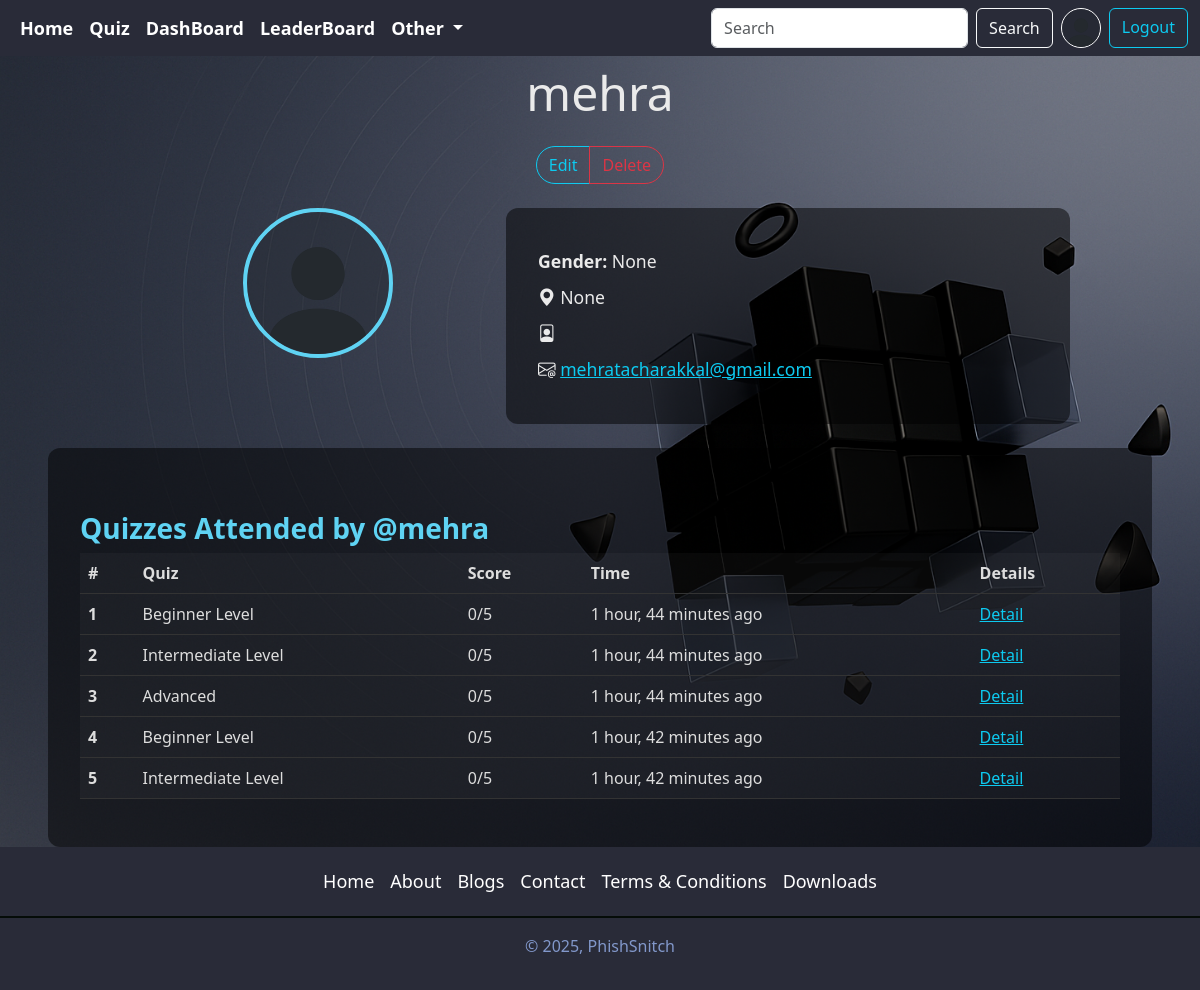
The app's page /user/profile/mehra (signed in) with its own data.
### accounts/models.py (models this page shows, shortened)
class Profile(models.Model):
    user=models.OneToOneField(User, on_delete=models.CASCADE,null=True,verbose_name='User_Object')
    bio=models.TextField(blank=True,null=True)
    profile_image=models.ImageField(upload_to='profile_images',default='userdefault.png',blank=True,null=True,verbose_name='Profile_Pic')
    location=models.CharField(max_length=100,blank=True,null=True)
    GENDER=(
        ('Male','Male'),
        ('Female','Female'),
        ('Other','Other')
    )
    gender=models.CharField(max_length=6,choices=GENDER,blank=True,null=True)
    rank=models.IntegerField(null=True,blank=True,editable=True,default=0)
    total_score = models.IntegerField(default=0)
    @property
    def full_name(self):
        return f"{self.user.first_name} {self.user.last_name}"

### quiz/models.py (models this page shows, shortened)
class QuizSubmission(models.Model):
    user=models.ForeignKey(User,on_delete=models.CASCADE)
    quiz=models.ForeignKey(Quiz,on_delete=models.CASCADE)
    score=models.IntegerField()
    submitted_at=models.DateTimeField(auto_now_add=True)

class Quiz(models.Model):
    MODE_CHOICES = [
        ('PRACTICE', 'Practice (MCQ)'),
        ('TIMED', 'Timed (MCQ)'),
        ('TF', 'True/False'),
        ('SCENARIO', 'Scenario Based'),
    ]
    title = models.CharField(max_length=255)
    description = models.TextField()
    category = models.ForeignKey(Category, on_delete=models.CASCADE)
    quiz_file = models.FileField(upload_to='quiz/')
    created_at = models.DateTimeField(auto_now_add=True)
    mode = models.CharField(max_length=10, choices=MODE_CHOICES, default='PRACTICE')
    uploaded_at = models.DateTimeField(auto_now=True)
    class Meta:
        verbose_name_plural = 'Quizzes'

class Question(models.Model):
    quiz = models.ForeignKey(Quiz, on_delete=models.CASCADE)
    scenario=models.TextField(null=True,blank=True)
    text = models.TextField()

### accounts/views.py (the view)
# urls.py: path('profile/<str:username>',views.userprofile,name='profile'),
@login_required
def userprofile(request,username):
    user_object2=get_object_or_404(User,username=username)
    user_profile2=get_object_or_404(Profile,user=user_object2)
    submissions=QuizSubmission.objects.filter(user=user_object2)
    context={"user_profile2": user_profile2,"submissions":submissions}
    return render(request,'profile.html',context)

### templates/profile.html (shortened to what this page needs)
{% extends 'index.html' %}
{% load static %}
{% block content %}
<div class="w-100 profile-wrapper px-4 px-md-5">
  <h1 class="display-5 text-center mb-4">{{ user_profile2.user.username }}</h1>
  {% if request.user.username == user_profile2.user.username %}
    <div class="text-center mb-4">
      <div class="btn-group">
        <a href="{% url 'edit_profile' %}" class="btn btn-outline-info">Edit</a>
        <a href="{% url 'delete_profile' %}" class="btn btn-outline-danger">Delete</a>
      </div>
    </div>
  {% endif %}
  <div class="row justify-content-center">
    <div class="col-md-4 text-center ">
      <img src="{{ user_profile2.profile_image.url }}" alt="user profile" class="profile-img mb-3">
    </div>
    <div class="col-md-6 card-glass profile-data md-4">
      <p><strong>Gender:</strong> {{ user_profile2.gender }}</p>
      <p><i class="bi bi-geo-alt-fill"></i> {{ user_profile2.location }}</p>
      <p><i class="bi bi-file-person"></i> {{ user_profile2.bio }}</p>
      {% if request.user.is_superuser %}
        <p><i class="bi bi-envelope-at"></i> <a class="text-info" href="mailto:{{ user_profile2.user.email }}">{{ user_profile2.user.email|default:'Email Not Available' }}</a></p>
      {% endif %}
    </div>
  </div>
  <div class="card-glass mt-4">
    <h3 class="section-title">Quizzes Attended by @{{ user_profile2.user.username }}</h3>
    <div class="table-responsive">
      <table class="table table-hover quiz-table">
        <thead>
          <tr>
            <th>#</th>
            <th>Quiz</th>
            <th>Score</th>
            <th>Time</th>
            <th>Details</th>
          </tr>
        </thead>
        <tbody>
          {% for submission in submissions %}
            <tr>
              <th>{{ forloop.counter }}</th>
              <td title="{{ submission.quiz.title }}">{{ submission.quiz.title|truncatewords:8 }}</td>
              <td>{{ submission.score }}/{{ submission.quiz.question_set.all|length }}</td>
              <td>{{ submission.submitted_at|timesince }} ago</td>
              <td><a href="{% url 'quiz_result' submission.id %}" class="text-info">Detail</a></td>
            </tr>
          {% empty %}
            <tr><td colspan="5" class="text-center">No quizzes taken yet.</td></tr>
          {% endfor %}
        </tbody>
      </table>
    </div>
  </div>
</div>
{% endblock content %}

### templates/components/navbar.html (shortened to what this page needs)
{% load static %}
<nav class="navbar navbar-expand-lg ">
    <div class="container-fluid">
      <div class="collapse navbar-collapse" id="navbarSupportedContent">
        <ul class="navbar-nav me-auto mb-2 mb-lg-0">
          <li class="nav-item content">
            <a class="nav-link active" aria-current="page" href="{% url 'home' %}">Home</a>
          </li>
          <li class="nav-item content">
            <a class="nav-link" href="{% url 'category_view' %}">Quiz</a>
          </li>
          {% if request.user.is_superuser %}
          <li class="nav-item content">
            <a class="nav-link" href="{%  url 'dashboard' %}">DashBoard</a>
          </li>
          {% endif %}
          <li class="nav-item content">
            <a class="nav-link" href="{%  url 'leaderboard' %}">LeaderBoard</a>
          </li>
          <li class="nav-item dropdown content " style="background-color: #292b38;">
            <a class="nav-link dropdown-toggle" href="#" role="button" data-bs-toggle="dropdown" aria-expanded="false">
              Other
            </a>
          </li>
        </ul>
        <form class="d-flex" role="search" action="{% url 'search_users' %}">
          <input class="form-control me-2" type="search" placeholder="Search" aria-label="Search" name="q"/>
          <button class="btn btn-outline-light" type="submit">Search</button>
          {% if request.user.is_authenticated %}
          <a href="{% url 'profile' request.user.username %}" data-bs-toggle="tooltip" data-bs-placement="bottom" data-bs-title="{{request.user.username}}" >
            <img src="{{ request.user.profile.profile_image.url }}" alt="image not found" width="40" height="40" class="rounded-circle mx-2 border border-white" style="border-width: 2px;">
          </a>
          <a href="{% url 'logout' %}" class="btn btn-outline-info ">Logout</a>
          {% else %}
          <a href="{% url 'login' %}" class="btn btn-outline-info ms-2">Login</a>
          {% endif %}
        </form>
      </div>
    </div>
  </nav>

### templates/components/navbar.html (style rules this page uses)
.navbar { background-color: #292b38; display: flex; justify-content: space-around; align-items: center; font-weight: bolder; position:fixed; top: 0px; z-index: 100; width: 100vw; }
.content a { text-decoration: none; color: white; padding: 5px; font-size: large; z-index: 10; }

### templates/components/footer.html (style rules this page uses)
.content a { text-decoration: none; color: white !important; padding: 5px; font-size: large; z-index: 10; }

### records on screen
Profile: user.username "mehra", profile_image (placeholder picture), gender "None", location "None", user.email "mehratacharakkal@gmail.com"
QuizSubmission: quiz "Beginner Level", score "0", quiz.question_set.all|length "5", submitted_at "1 hour, 44 minutes"
QuizSubmission: quiz "Intermediate Level", score "0", quiz.question_set.all|length "5", submitted_at "1 hour, 44 minutes"
QuizSubmission: quiz "Advanced", score "0", quiz.question_set.all|length "5", submitted_at "1 hour, 44 minutes"
QuizSubmission: quiz "Beginner Level", score "0", quiz.question_set.all|length "5", submitted_at "1 hour, 42 minutes"
QuizSubmission: quiz "Intermediate Level", score "0", quiz.question_set.all|length "5", submitted_at "1 hour, 42 minutes"
